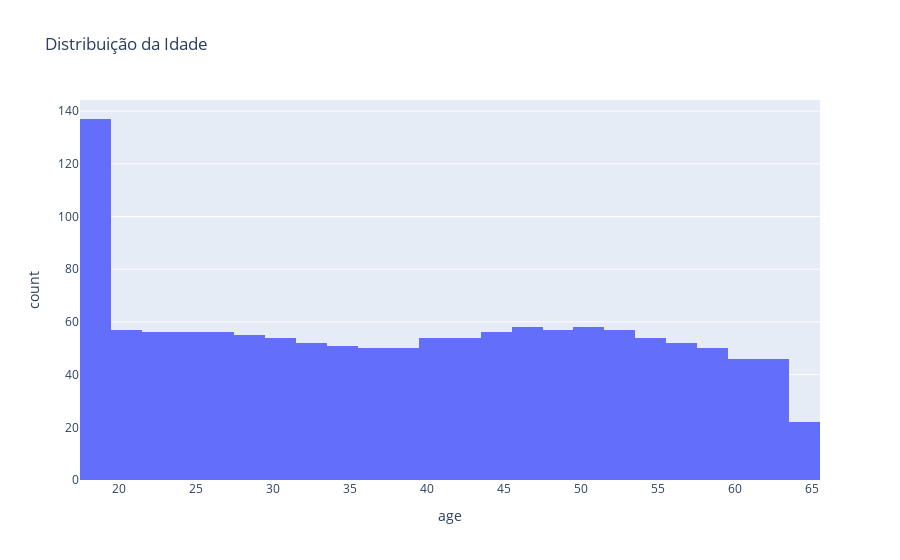

The cell this chart's notebook holds for it:
### Code cell
# Mostrar distribuição de idade
fig = px.histogram(df_costs, x='age', nbins=30, title='Distribuição da Idade')
fig.show()

### Figure 1 — Plotly figure (JSON) as saved in the notebook; plotly's stock layout.template omitted (floating-point values rounded to 4 significant figures; data arrays with more than 128 entries replaced by an {"elided": "..."} marker saying what was removed)
{"data": [{"bingroup": "x", "hovertemplate": "age=%{x}<br>count=%{y}<extra></extra>", "legendgroup": "", "marker": {"color": "#636efa", "pattern": {"shape": ""}}, "name": "", "nbinsx": 30, "orientation": "v", "showlegend": false, "type": "histogram", "x": {"elided": "1338 int values"}, "xaxis": "x", "yaxis": "y"}], "layout": {"barmode": "relative", "legend": {"tracegroupgap": 0}, "title": {"text": "Distribuição da Idade"}, "xaxis": {"anchor": "y", "domain": [0, 1], "title": {"text": "age"}}, "yaxis": {"anchor": "x", "domain": [0, 1], "title": {"text": "count"}}}}
